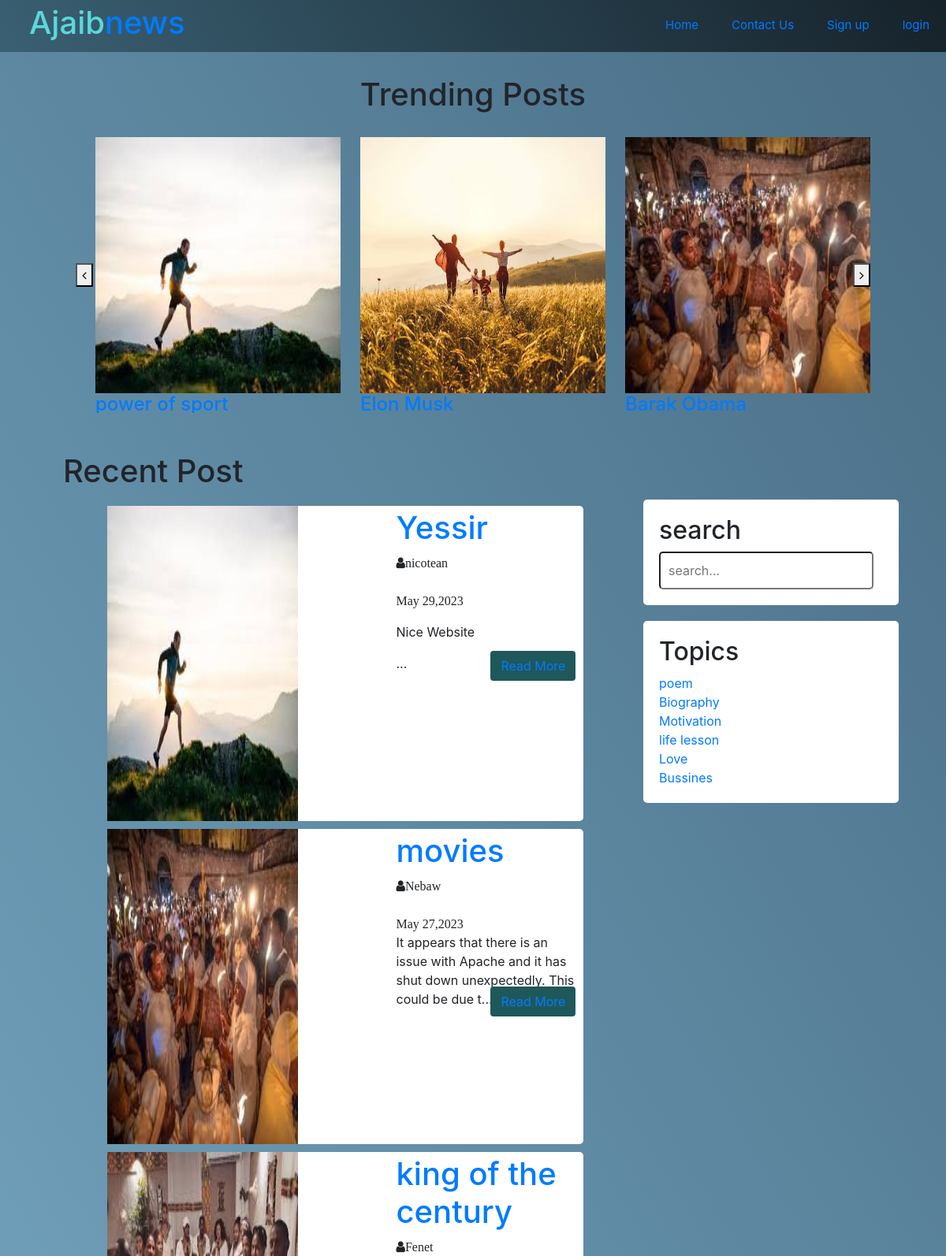
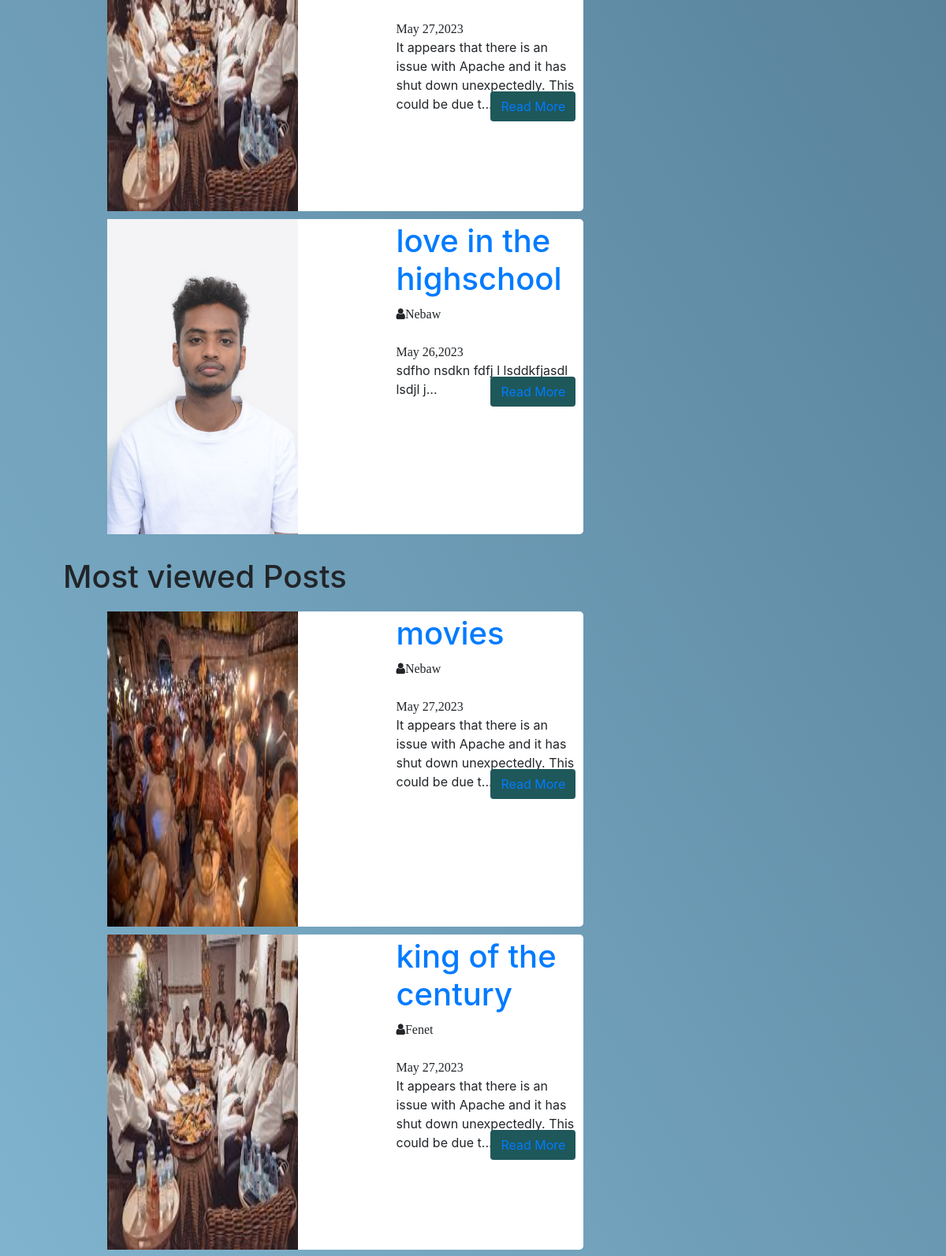
The page / (upper part) on the database its author committed (2 pictures, top to bottom).
### tables this page shows
CREATE TABLE `post` (
  `id` int(11) NOT NULL,
  `topic_id` int(11) DEFAULT NULL,
  `user_id` int(11) NOT NULL,
  `title` varchar(255) NOT NULL,
  `image` varchar(255) NOT NULL,
  `body` text NOT NULL,
  `published` tinyint(4) NOT NULL,
  `created_at` date NOT NULL DEFAULT current_timestamp()
);

CREATE TABLE `user` (
  `id` int(11) NOT NULL,
  `admin` tinyint(4) NOT NULL,
  `username` varchar(255) NOT NULL,
  `email` varchar(255) NOT NULL,
  `password` varchar(255) NOT NULL,
  `created_at` timestamp NOT NULL DEFAULT current_timestamp()
);

CREATE TABLE `topics` (
  `id` int(11) NOT NULL,
  `name` varchar(255) NOT NULL,
  `description` varchar(10000) NOT NULL,
  `created_at` date NOT NULL DEFAULT current_timestamp()
);

### app/database/db2.php (called while the page is built, shortened)
<?php
require('connect.php');
function executeQuery2($sql, $data){
    global $conn;
    $stmt =$conn->prepare($sql);
    $values = array_values($data);
    $types = str_repeat('s', count($values));
    $stmt->bind_param($types, ...$values);
    $stmt->execute();
    return $stmt;
}
function selectAll2($table , $conditions = []){
    global $conn;
    $sql = "SELECT* FROM $table";
if(empty($conditions)){
    $stmt = $conn->prepare($sql);
    $stmt->execute();
    $records = $stmt->get_result()->fetch_all(MYSQLI_ASSOC);
    return $records;
}
}
function  getPublishedPost(){
    $sql = "SELECT p.*, u.username
    FROM post AS p
    JOIN user AS u ON p.user_id = u.id
    WHERE p.published = ?
    ORDER BY  DATE( p.created_at) DESC LIMIT 4";
    $stmt = executeQuery2($sql , ['published' => 1] );
$records = $stmt->get_result()->fetch_all(MYSQLI_ASSOC);
return $records;
}
function  getPublishedPost3(){
    $sql = "SELECT p.*, u.username
    FROM post AS p
    JOIN user AS u ON p.user_id = u.id
    WHERE p.published = ? ";
    $stmt = executeQuery2($sql , ['published' => 1] );
$records = $stmt->get_result()->fetch_all(MYSQLI_ASSOC);
return $records;
}
function  getMostNumberOfPublishedPost(){
    $sql = "SELECT post.*, user.username, view_count.NumberOfViews
    FROM post
    INNER JOIN user ON post.user_id = user.id
    INNER JOIN view_count ON post.id = view_count.post_id
    WHERE post.published = ?
    ORDER BY view_count.NumberOfViews DESC LIMIT 3;";
    $stmt = executeQuery2($sql , ['published' => 1] );
$records = $stmt->get_result()->fetch_all(MYSQLI_ASSOC);
return $records;
}
?>

### index.php (the view, shortened to what this page needs)
<?php
require('C:/xampp/htdocs/Blog/app/database/db2.php');
$posts =array();
$postsTitle = 'Recent Post';
if(isset($_GET['topic_id'])){
    $posts = getTopicId($_GET['topic_id']);
    $postsTitle = 'You searched for under topic  '.  $_GET['name'];
}
elseif(isset($_POST['search-term'])){
    $postsTitle = 'You searched for  '.  $_POST['search-term'];
    $posts = searchPost($_POST['search-term']);
}else{
    $posts = getPublishedPost();
}
$AllPosts = getPublishedPost3();
$topics = selectAll2('topics');
$MostViewedPosts = getMostNumberOfPublishedPost();
?>
<!DOCTYPE html>
<html lang="en">
<head>
    <link rel="stylesheet" href="asset/css/style.css?v=2">
    <link rel="stylesheet" href="https://cdnjs.cloudflare.com/ajax/libs/slick-carousel/1.8.1/slick.css">
    <link rel="stylesheet" href="https://cdnjs.cloudflare.com/ajax/libs/font-awesome/4.7.0/css/font-awesome.min.css">
</head>
<body>
<?php require_once("app/include/header.php");?>
<div class="page-wrapper">
    <div class="post-slider">
        <h1 class="slider-title">Trending Posts</h1>
        <div class="post-wrapper">
 <?php foreach($AllPosts as $AllPost): ?>
    <div class="post">
<img src="<?php echo 'asset/image/'. $AllPost['image']; ?> " alt="" class="slider-image">
<div class="post-info">
<h4><a href="single.php?title_id=<?php echo $AllPost['id'] .'&topic_id=' . $AllPost['topic_id'] ;?>"><?php echo $AllPost['title'] ?></a></h4>
</div>
     </div>
<?php endforeach; ?>
 </div>
 </div>
</div>
<div class="content clearfix">
    <div class="main-content">
    <h1 class="recent-post-title"><?php echo $postsTitle ?></h1>
<?php foreach($posts as $post): ?>
    <div class="post">
        <img src="<?php echo 'asset/image/'. $post['image']; ?>" alt="" class="post-image">
    <div class="post-preview">
        <h1><a href="single.php?title_id=<?php echo $post['id'] .'&topic_id=' . $post['topic_id'] ;?>"><?php echo $post['title'] ?> </a></h1>
       <i class="fa fa-user"><?php echo $post['username'] ?></i>
        <br><br>
        <i class="fa calender"><?php echo date('F j,Y', strtotime($post['created_at'])); ?></i>
        <p class="preview-text"> <?php echo html_entity_decode(substr($post['body'],0,100).'...' ); ?></p>
    <a href="single.php?title_id=<?php echo $post['id'] .'&topic_id=' . $post['topic_id'] ;?>" class="btn read-more">Read More</a>
    </div>
    </div>
<?php endforeach; ?>
    </div>
<div class="sidebar">
<div class="section search">
    <h2 class="section-title">search</h2>
<form action="index.php" method="POST">
<input type="text" name="search-term" class="text-input" placeholder="search...">
</form>
</div>
<div class="section topics">
    <h2 class="section-title">Topics</h2>
    <ul>
        <?php foreach($topics as $key => $topic): ?>
            <li><a href="<?php echo 'index.php?topic_id='. $topic['id'] . '&name=' . $topic['name'] ?>"> <?php echo $topic['name'] ?></a> </li>
    <?php endforeach; ?>
    </ul>
</div>
    </div>
     <div class="main-content">
<h1 class="recent-post-title">Most viewed Posts</h1>
<?php foreach($MostViewedPosts as $MostViewedPost): ?>
<div class="post">
    <img src="<?php echo 'asset/image/'. $MostViewedPost['image']; ?>" alt="" class="post-image">
<div class="post-preview">
    <h1><a href="single.php?title_id=<?php echo $MostViewedPost['id'] .'&topic_id=' . $MostViewedPost['topic_id'] ;?>"><?php echo $MostViewedPost['title'] ?> </a></h1>
   <i class="fa fa-user"><?php echo $MostViewedPost['username'] ?></i>
    <br><br>
    <i class="fa calender"><?php echo date('F j,Y', strtotime($MostViewedPost['created_at'])); ?></i>
    <p class="preview-text"> <?php echo html_entity_decode(substr($MostViewedPost['body'],0,100).'...' ); ?></p>
<a href="single.php?title_id=<?php echo $post['id'] .'&topic_id=' . $MostViewedPost['topic_id'] ;?>" class="btn read-more">Read More</a>
</div>
</div>
<?php endforeach; ?>
</div>
</div>
<?php include("app/include/footer.php"); ?>
</body>
</html>

### asset/css/style.css (style rules this page uses)
* { box-sizing: border-box; }
body { padding: 0px; margin: 0px; background: #16222A; background: -webkit-linear-gradient(59deg, #89bfda, #a6d2f0); background: linear-gradient(59deg, #88bed9, #486c84); }
.clearfix::after { content: ''; display: block; clear: both; }
.btn { padding: .5rem 1rem; border: 1px solid transparent; box-shadow: .25rem ; background: #1f585a; border-radius: 10px; }
input { padding: 10px 10px; border-radius: 5px; }
.post-slider .slider-title { text-align: center; margin: 30px auto; }
.post-slider .post-wrapper { width: 84%; height: 350px; overflow: hidden; margin:0px auto; }
.post-slider .post-wrapper .post { display: inline-block; width: 200px; height: 500px; padding-left: 25px; }
.post-slider .post-wrapper .post .slider-image { max-width: 100%; height: 65%; background-size: cover; background-position: center center; }
.content { width: 90%; margin: 30px auto 30px; }
.content .main-content { width: 70%; float: left; }
.content .sidebar { width: 30%; float: left; height: 300px; }
.content .recent-post-title { margin: 20px; }
.content .main-content .post { width: 80%; height:400px; margin: 10px auto; border-radius: 5px; background: white; }
.content .main-content .post .post-image { width: 40%; height: 100%; float: left; }
.content .main-content .post .post-preview { padding: 4px; width: 40%; float: right; position: relative; }
.content .main-content .post .preview-text { overflow-y:auto; }
.content .main-content .post .read-more { position: absolute; bottom: 10px; right: 10px; }
.content .sidebar .section { background: white; padding: 20px; border-radius: 5px; margin-bottom: 20px; }
.content .sidebar .section.search { margin-top:80px; }
.content .sidebar .section.topics ul { list-style: none; margin: 0px; padding: 0px; }

### rows shown on the page
post: image (picture), title "power of sport"
post: image (picture), title "Elon Musk"
post: image (picture), title "Barak Obama"
post: image (picture), title "Yessir", user.username "nicotean", created_at "May 29,2023", body "Nice Website ..."
post: image (picture), title "movies", user.username "Nebaw", created_at "May 27,2023", body "It appears that there is an issue with Apache and it has shut down unexpectedly. This could be due t..."
post: image (picture), title "king of the century", user.username "Fenet", created_at "May 27,2023", body "It appears that there is an issue with Apache and it has shut down unexpectedly. This could be due t..."
post: image (picture), title "love in the highschool", user.username "Nebaw", created_at "May 26,2023", body "sdfho nsdkn fdfj l lsddkfjasdl lsdjl j..."
topics: name "poem"
topics: name "Biography"
topics: name "Motivation"
topics: name "life lesson"
topics: name "Love"
topics: name "Bussines"

### other values the page prints
$postsTitle "Recent Post"
